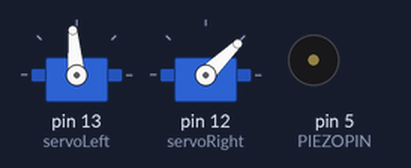
Bench run of a sketch on a simulated Arduino Uno, built with avr-gcc and run on an emulated ATmega328P. Shown: 2 × servo, buzzer (waves = sounding, pin HIGH).

Above: at 0.1 s.
At 7.1 s:
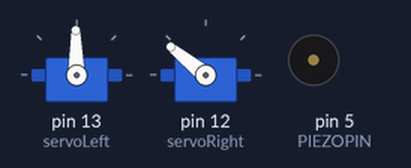
At 11.1 s:
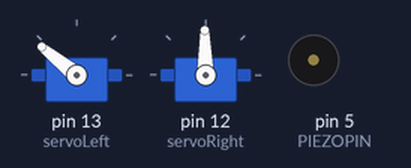
At 16.3 s:
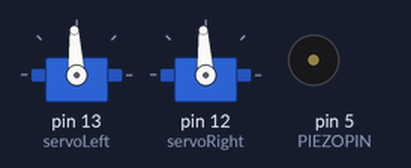
Timing chart, 0 to 17.8 s (numbered marks = the images above):
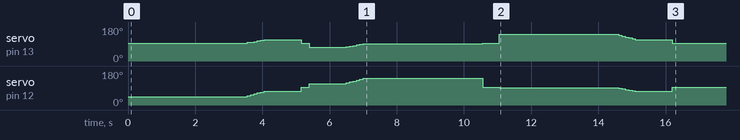

The sketch:

dancing_robot.ino
```cpp
#include <Servo.h>                           // Include servo library

Servo servoLeft;                             // Declare left servo signal
Servo servoRight;                            // Declare right servo signal

int PIEZOPIN = 5;                            // Declare pin that the piezo is connected to.
// DECLARE LED PINS HERE

int unit = 300;

// One octave of notes between A4 and A5, for Piezo Greeting
int note_A4 = 440;
int note_As4 = 466; int note_Bb4 = note_As4;
int note_B4 = 494;
int note_C5 = 523;
int note_Cs5 = 554; int note_Db5 = note_Cs5;
int note_D5 = 587;
int note_Ds5 = 622; int note_Eb5 = note_Ds5;
int note_E5 = 659;
int note_F5 = 698;
int note_Fs5 = 740; int note_Gb5 = note_Fs5;
int note_G5 = 784;
int note_Gs5 = 830; int note_Ab5 = note_Gs5;


void setup()
{
  pinMode(PIEZOPIN, OUTPUT);                 // Attach piezo to pin 5.
  servoLeft.attach(13);                      // Attach left signal to pin 13
  servoRight.attach(12);                     // Attach right signal to pin 12
  servoLeft.writeMicroseconds(1500);        // Calibrate left servo
  servoRight.writeMicroseconds(1500);       // Calibrate right servo
  // Attach LED pins here.

//   //Full speed forward
//   servoLeft.writeMicroseconds(1700);
//  servoRight.writeMicroseconds(1300);
//  delay(500)
//}
//
//
//  //Full speed backward
//  servoLeft.writeMicroseconds(1300);
//  servoRight.writeMicroseconds(1700);
//  delay(500);
//
// // Turn left in place
// servoLeft.writeMicroseconds(1300);   // Left wheel clockwise
// servoRight.writeMicroseconds(1300);  // Right wheel clockwise
//delay(6000);
//
// // Turn right in place
// servoLeft.writeMicroseconds(1700);   // Left wheel counterclockwise
// servoRight.writeMicroseconds(1700); // Right wheel counterclockwise
// delay(6000);
//
//   //Full speed forward
//   servoLeft.writeMicroseconds(1700);
//  servoRight.writeMicroseconds(1300);
//  delay(500);
//
//
// //Full speed forward
//   servoLeft.writeMicroseconds(1700);
//  servoRight.writeMicroseconds(1300);
//  delay(500);
//
//  //Full speed backward
//  servoLeft.writeMicroseconds(1300);
//  servoRight.writeMicroseconds(1700);
//  delay(500);
//
//
// // Turn left in place
// servoLeft.writeMicroseconds(1300);   // Left wheel clockwise
// servoRight.writeMicroseconds(1300);  // Right wheel clockwise
//delay(6000);
//
// // Turn right in place
// servoLeft.writeMicroseconds(1700);   // Left wheel counterclockwise
// servoRight.writeMicroseconds(1700); // Right wheel counterclockwise
// delay(6000);
//
//   //Full speed forward
//   servoLeft.writeMicroseconds(1700);
//  servoRight.writeMicroseconds(1300);
//  delay(200);
//
////Full speed backward
//  servoLeft.writeMicroseconds(1300);
//  servoRight.writeMicroseconds(1700);
//  delay(500);
//
//  // Turn right in place
// servoLeft.writeMicroseconds(1700);   // Left wheel counterclockwise
// servoRight.writeMicroseconds(1700); // Right wheel counterclockwise
// delay(600);
//
//  // Turn left in place
// servoLeft.writeMicroseconds(1300);   // Left wheel clockwise
// servoRight.writeMicroseconds(1300);  // Right wheel clockwise
//delay(600);
//
//
////Full speed backward
//  servoLeft.writeMicroseconds(1300);
//  servoRight.writeMicroseconds(1700);
//  delay(500);
//
//  // Turn right in place
// servoLeft.writeMicroseconds(1700);   // Left wheel counterclockwise
// servoRight.writeMicroseconds(1700); // Right wheel counterclockwise
// delay(600);
//
//  // Turn left in place
// servoLeft.writeMicroseconds(1300);   // Left wheel clockwise
// servoRight.writeMicroseconds(1300);  // Right wheel clockwise
//delay(600);
//
////Full speed backward
//  servoLeft.writeMicroseconds(1300);
//  servoRight.writeMicroseconds(1700);
//  delay(500);
//
//}


  //Heart
  //left side
  //Full speed forward
  servoLeft.writeMicroseconds(1520);
  servoRight.writeMicroseconds(1000);
   delay(3550);

   //Full speed forward 2
  servoLeft.writeMicroseconds(1550);
  servoRight.writeMicroseconds(1050);
   delay(100);

   //Full speed forward 3
  servoLeft.writeMicroseconds(1580);
  servoRight.writeMicroseconds(1100);
   delay(100);

   //Full speed forward 4
  servoLeft.writeMicroseconds(1610);
  servoRight.writeMicroseconds(1150);
   delay(100);

   //Full speed forward 5
  servoLeft.writeMicroseconds(1640);
  servoRight.writeMicroseconds(1200);
   delay(100);

   //Full speed forward 6
  servoLeft.writeMicroseconds(1670);
  servoRight.writeMicroseconds(1250);
   delay(100);

   //Full speed forward 7
  servoLeft.writeMicroseconds(1700);
  servoRight.writeMicroseconds(1300);
   delay(100);

    //Full speed forward
   servoLeft.writeMicroseconds(1700);
  servoRight.writeMicroseconds(1300);
  delay(1000);

  //stop
  servoLeft.writeMicroseconds(1500);
  servoRight.writeMicroseconds(1500);
   delay(250);


// BACKTRACE

  //Full speed backward
   servoLeft.writeMicroseconds(1300);
  servoRight.writeMicroseconds(1700);
  delay(1000);

     //Full speed backward 7
   servoLeft.writeMicroseconds(1300);
  servoRight.writeMicroseconds(1700);
   delay(100);

    //Full speed backward 6
  servoLeft.writeMicroseconds(1330);
  servoRight.writeMicroseconds(1750);
   delay(100);

  //Full speed  backward 5
  servoLeft.writeMicroseconds(1360);
  servoRight.writeMicroseconds(1800);
   delay(100);

   //Full speed backward 4
  servoLeft.writeMicroseconds(1390);
  servoRight.writeMicroseconds(1850);
   delay(100);


   //Full speed backward 3
  servoLeft.writeMicroseconds(1420);
  servoRight.writeMicroseconds(1900);
   delay(100);


 //Full speed backward 2
  servoLeft.writeMicroseconds(1450);
  servoRight.writeMicroseconds(1950);
   delay(100);


  //Full speed backward
  servoLeft.writeMicroseconds(1480);
  servoRight.writeMicroseconds(2000);
   delay(3550);

   //stop
  servoLeft.writeMicroseconds(1500);
  servoRight.writeMicroseconds(1500);
  delay(500);


  //right side
  //Full speed forward
  servoLeft.writeMicroseconds(2000);
  servoRight.writeMicroseconds(1480);
   delay(3550);

   //Full speed forward 2
  servoLeft.writeMicroseconds(1950);
  servoRight.writeMicroseconds(1450);
   delay(100);

   //Full speed forward 3
  servoLeft.writeMicroseconds(1900);
  servoRight.writeMicroseconds(1420);
   delay(100);

   //Full speed forward 4
  servoLeft.writeMicroseconds(1850);
  servoRight.writeMicroseconds(1390);
   delay(100);

   //Full speed forward 5
  servoLeft.writeMicroseconds(1800);
  servoRight.writeMicroseconds(1360);
   delay(100);

   //Full speed forward 6
  servoLeft.writeMicroseconds(1750);
  servoRight.writeMicroseconds(1330);
   delay(100);

   //Full speed forward 7
  servoLeft.writeMicroseconds(1700);
  servoRight.writeMicroseconds(1300);
   delay(100);

    //Full speed forward
   servoLeft.writeMicroseconds(1700);
  servoRight.writeMicroseconds(1300);
  delay(1000);

  //stop
  servoLeft.writeMicroseconds(1500);
  servoRight.writeMicroseconds(1500);
   delay(7000);


  }
void loop(){
}
```
